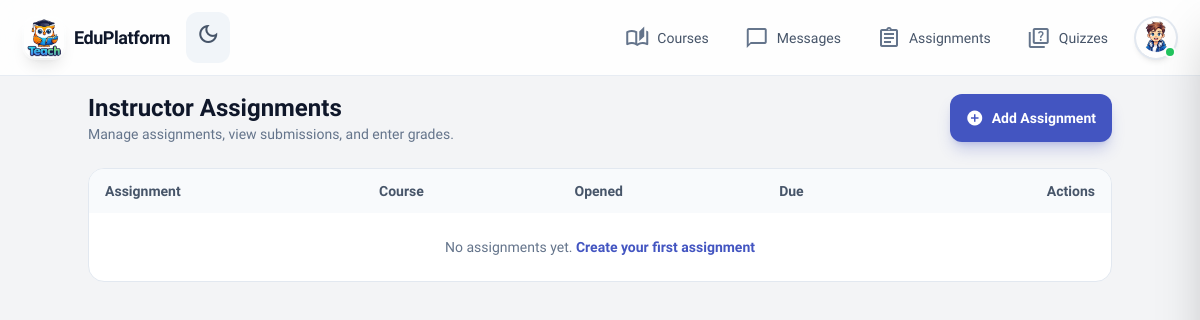
The page /instructor/assignments/ (signed in) on the database as committed earlier.
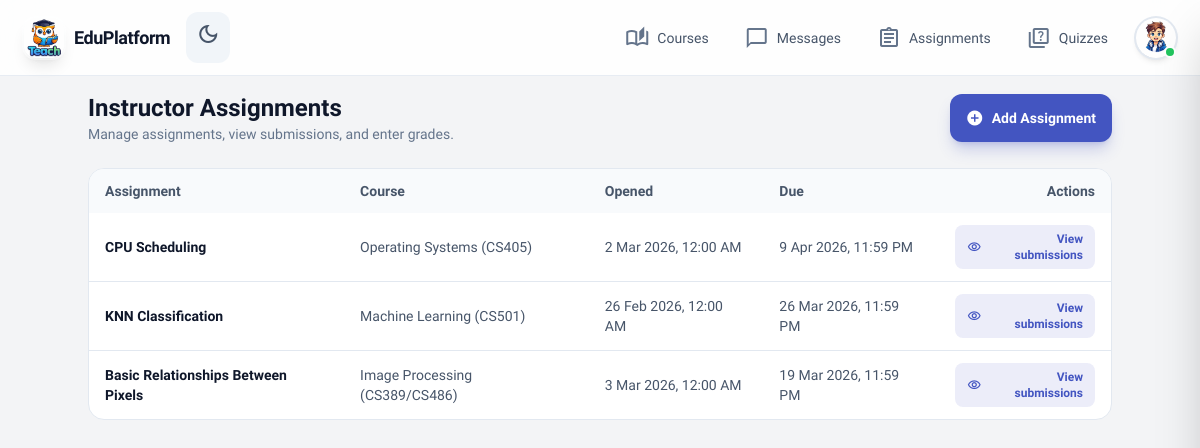
The same page on the database as committed later.
### teach/models.py (models this page shows, shortened)
class Assignment(models.Model):
    assignment_id = models.AutoField(primary_key=True)
    content = models.ForeignKey(
        CourseContent,
        on_delete=models.CASCADE,
        related_name='assignments',
        to_field='content_id'
    )
    description = models.TextField(blank=True, default='')
    learning_objectives = models.TextField(
        blank=True,
        default='',
        help_text='Bullet points describing what the student will learn.'
    )
    opened_at = models.DateTimeField(null=True, blank=True, help_text='When the assignment becomes available.')
    deadline = models.DateTimeField(help_text='Due date and time.')
    assignment_file = models.FileField(
        upload_to='assignments/files/',
        blank=True,
        null=True,
        help_text='Downloadable file (e.g. .docx, .pdf) uploaded by instructor.'
    )
    course_name_display = models.CharField(
        max_length=200,
        blank=True,
        default='',
        help_text='Course name shown on assignment page (e.g. Image Processing).'
    )
    course_code_display = models.CharField(
        max_length=100,
        blank=True,
        default='',
        help_text='Course code (e.g. CS389/CS486).'
    )
    created_at = models.DateTimeField(auto_now_add=True)
    class Meta:
        ordering = ['-created_at']

class CourseContent(models.Model):
    CONTENT_TYPE_CHOICES = [
        ('lesson', 'Lesson'),
        ('assignment', 'Assignment'),
        ('quiz', 'Quiz'),
    ]
    content_id = models.AutoField(primary_key=True)
    course = models.ForeignKey(
        Course,
        on_delete=models.CASCADE,
        related_name='contents',
        to_field='course_id'
    )
    title = models.CharField(max_length=200)
    content_type = models.CharField(
        max_length=20,
        choices=CONTENT_TYPE_CHOICES
    )
    order_index = models.PositiveIntegerField(default=1)
    is_locked = models.BooleanField(default=False)
    created_at = models.DateTimeField(auto_now_add=True)
    class Meta:
        ordering = ['order_index', 'created_at']
        unique_together = ['course', 'order_index']

### teach/views.py (the view)
@login_required
def instructor_assignments_dashboard(request):
    if not _require_instructor(request.user):
        messages.error(request, "You do not have permission to access the instructor dashboard.")
        return redirect("instructor")
    assignments = (
        Assignment.objects
        .select_related("content", "content__course")
        .order_by("-created_at")[:100]
    )
    return render(
        request,
        "teach/instructor_assignments.html",
        {"assignments": assignments},
    )

### teach/context_processors.py (called while the page is built)
def unread_messages_count(request):
    if request.user.is_authenticated:
        count = Message.objects.filter(receiver=request.user, is_read=False).count()
        return {"unread_messages_count": count}
    return {"unread_messages_count": 0}

### teach/views.py (called while the page is built)
def _require_instructor(user):
    return user.is_staff or user.is_superuser

### templates/teach/instructor_assignments.html (shortened to what this page needs)
{% extends 'teach/base.html' %}
{% block main_class %}px-4 py-4 pb-24 md:pb-8{% endblock %}
{% block content %}
<div class="max-w-5xl mx-auto space-y-6">
  <div class="flex items-center justify-between gap-4">
    <div>
      <h1 class="text-2xl font-bold text-slate-900 dark:text-white">Instructor Assignments</h1>
      <p class="text-sm text-slate-500 dark:text-slate-400">
        Manage assignments, view submissions, and enter grades.
      </p>
    </div>
    <a href="{% url 'instructor_add_assignment' %}"
      class="inline-flex items-center gap-2 px-4 py-2.5 rounded-xl text-sm font-semibold text-white bg-primary hover:bg-primary/90 shadow-lg shadow-primary/25 transition-all duration-200 hover:scale-105">
      <span class="material-icons-outlined text-lg">add_circle</span>
      Add Assignment
    </a>
  </div>
  <div class="overflow-hidden rounded-2xl border border-slate-200 dark:border-slate-700 bg-white dark:bg-slate-900">
    <table class="min-w-full text-sm">
      <thead class="bg-slate-50 dark:bg-slate-800/80 text-slate-600 dark:text-slate-300">
        <tr>
          <th class="px-4 py-3 text-left font-semibold">Assignment</th>
          <th class="px-4 py-3 text-left font-semibold">Course</th>
          <th class="px-4 py-3 text-left font-semibold">Opened</th>
          <th class="px-4 py-3 text-left font-semibold">Due</th>
          <th class="px-4 py-3 text-right font-semibold">Actions</th>
        </tr>
      </thead>
      <tbody class="divide-y divide-slate-200 dark:divide-slate-700">
        {% for a in assignments %}
        <tr class="hover:bg-slate-50 dark:hover:bg-slate-800/60">
          <td class="px-4 py-3">
            <div class="font-semibold text-slate-900 dark:text-white">
              {{ a.content.title }}
            </div>
          </td>
          <td class="px-4 py-3 text-slate-600 dark:text-slate-400">
            {% if a.course_name_display or a.course_code_display %}
            {{ a.course_name_display }}{% if a.course_code_display %} ({{ a.course_code_display }}){% endif %}
            {% else %}
            {{ a.content.course.course_name }}
            {% endif %}
          </td>
          <td class="px-4 py-3 text-slate-600 dark:text-slate-400">
            {% if a.opened_at %}{{ a.opened_at|date:"j M Y, g:i A" }}{% else %}—{% endif %}
          </td>
          <td class="px-4 py-3 text-slate-600 dark:text-slate-400">
            {{ a.deadline|date:"j M Y, g:i A" }}
          </td>
          <td class="px-4 py-3 text-right">
            <a href="{% url 'instructor_assignment_submissions' a.assignment_id %}"
              class="inline-flex items-center gap-1 px-3 py-1.5 rounded-lg text-xs font-semibold bg-primary/10 text-primary hover:bg-primary/20">
              <span class="material-icons-outlined text-sm">visibility</span>
              View submissions
            </a>
          </td>
        </tr>
        {% empty %}
        <tr>
          <td colspan="5" class="px-4 py-6 text-center text-slate-500 dark:text-slate-400">
            No assignments yet.
            <a href="{% url 'instructor_add_assignment' %}" class="text-primary hover:underline font-semibold">Create
              your first assignment</a>
          </td>
        </tr>
        {% endfor %}
      </tbody>
    </table>
  </div>
</div>
{% endblock %}

### templates/teach/base.html (shortened to what this page needs)
{% load static %}
<!DOCTYPE html>
<html lang="en"
  class="{% if request.user.is_authenticated %}{% if request.user.mode == 'Dark' %}dark{% endif %}{% endif %}">
<head>
  <script src="https://cdn.tailwindcss.com?plugins=forms,typography"></script>
  <link rel="stylesheet" href="{% static 'teach/css/style.css' %}">
</head>
<body
  class="bg-background-light dark:bg-background-dark text-slate-900 dark:text-slate-100 transition-colors duration-200">
  {% include 'teach/includes/header.html' %}
  <main class="{% block main_class %}px-4 pb-24{% endblock %}">
    {% block content %}{% endblock %}
  </main>
</body>
</html>

### templates/teach/includes/header.html (shortened to what this page needs)
{% load static %}
<header class="sticky top-0 z-50 w-full">
  <nav class="bg-white/85 dark:bg-slate-900/85 backdrop-blur-xl border-b border-slate-200/80 dark:border-slate-700/50 px-4 md:px-6 py-3">
    <div class="max-w-7xl mx-auto flex items-center justify-between">
      <div class="flex items-center gap-4">
        <a href="{% url 'instructor' %}" class="flex items-center gap-2.5 group">
          <div class="w-10 h-10 rounded-xl overflow-hidden shadow-lg ring-2 ring-white/50 dark:ring-slate-700/50 group-hover:ring-primary/50 transition-all duration-300">
            <img src="{% static 'teach/img/logo.png' %}" alt="EduPlatform Logo" class="w-full h-full object-cover" />
          </div>
          <span class="font-bold text-lg tracking-tight hidden sm:block group-hover:text-primary transition-colors">EduPlatform</span>
        </a>
        <button
          onclick="toggleTheme()"
          class="p-2.5 rounded-xl bg-slate-100 dark:bg-slate-800 hover:bg-slate-200 dark:hover:bg-slate-700 transition-all duration-300 group"
          aria-label="Toggle theme"
        >
          <span class="material-icons-outlined text-slate-600 dark:hidden group-hover:-rotate-12 transition-transform">dark_mode</span>
        </button>
      </div>
      <div class="flex items-center gap-3">
        {% if user.is_authenticated %}
          <div class="hidden md:flex items-center gap-1">
            <a href="{% url 'courses' %}"
               class="flex items-center gap-2 px-4 py-2 rounded-xl hover:bg-slate-100 dark:hover:bg-slate-800 transition-all duration-200 group"
               title="My Courses">
              <span class="material-icons-outlined text-slate-500 group-hover:text-primary transition-colors">auto_stories</span>
              <span class="text-sm font-medium text-slate-600 dark:text-slate-300 group-hover:text-primary transition-colors">Courses</span>
            </a>
            <a href="{% url 'messages' %}"
               class="relative flex items-center gap-2 px-4 py-2 rounded-xl hover:bg-slate-100 dark:hover:bg-slate-800 transition-all duration-200 group"
               title="Messages">
              <span class="material-icons-outlined text-slate-500 group-hover:text-primary transition-colors">chat_bubble_outline</span>
              <span class="text-sm font-medium text-slate-600 dark:text-slate-300 group-hover:text-primary transition-colors">Messages</span>
            </a>
            {% if user.is_staff or user.is_superuser %}
            <a href="{% url 'instructor_assignments_dashboard' %}"
               class="flex items-center gap-2 px-4 py-2 rounded-xl hover:bg-slate-100 dark:hover:bg-slate-800 transition-all duration-200 group"
               title="Assignments (Instructor)">
              <span class="material-icons-outlined text-slate-500 group-hover:text-primary transition-colors">assignment</span>
              <span class="text-sm font-medium text-slate-600 dark:text-slate-300 group-hover:text-primary transition-colors">Assignments</span>
            </a>
            {% endif %}
            <a href="{% url 'quiz' %}"
               class="flex items-center gap-2 px-4 py-2 rounded-xl hover:bg-slate-100 dark:hover:bg-slate-800 transition-all duration-200 group"
               title="Quizzes">
              <span class="material-icons-outlined text-slate-500 group-hover:text-primary transition-colors">quiz</span>
              <span class="text-sm font-medium text-slate-600 dark:text-slate-300 group-hover:text-primary transition-colors">Quizzes</span>
            </a>
          </div>
          <a href="{% url 'profile' %}" class="relative group" title="View Profile">
            <div class="w-10 h-10 rounded-full overflow-hidden ring-2 ring-slate-200 dark:ring-slate-700 group-hover:ring-primary transition-all duration-300 shadow-md">
              <img
                src="{% if user.gender == 'Female' %}{% static 'teach/img/female-avatar.png' %}{% else %}{% static 'teach/img/male-avatar.png' %}{% endif %}"
                alt="{{ user.first_name }}'s avatar"
                class="w-full h-full object-cover"
              />
            </div>
            <div class="absolute bottom-0 right-0 w-3 h-3 bg-green-500 rounded-full border-2 border-white dark:border-slate-900"></div>
          </a>
        {% endif %}
      </div>
    </div>
  </nav>
</header>

### static/teach/css/style.css (style rules this page uses)
body { font-family: "Lexend", "Inter", sans-serif; -webkit-tap-highlight-color: transparent; min-height: max(884px, 100dvh); }

Rows that differ between the two databases and show on the page:
added Assignment: content "CPU Scheduling", course_name_display "Operating Systems", course_code_display "CS405", opened_at "2 Mar 2026, 12:00 AM", deadline "9 Apr 2026, 11:59 PM"
added Assignment: content "KNN Classification", course_name_display "Machine Learning", course_code_display "CS501", opened_at "26 Feb 2026, 12:00 AM", deadline "26 Mar 2026, 11:59 PM"
added Assignment: content "Basic Relationships Between Pixels", course_name_display "Image Processing", course_code_display "CS389/CS486", opened_at "3 Mar 2026, 12:00 AM", deadline "19 Mar 2026, 11:59 PM"
Other text that changed with them:
text no longer shown: "No assignments yet. Create your first assignment"
